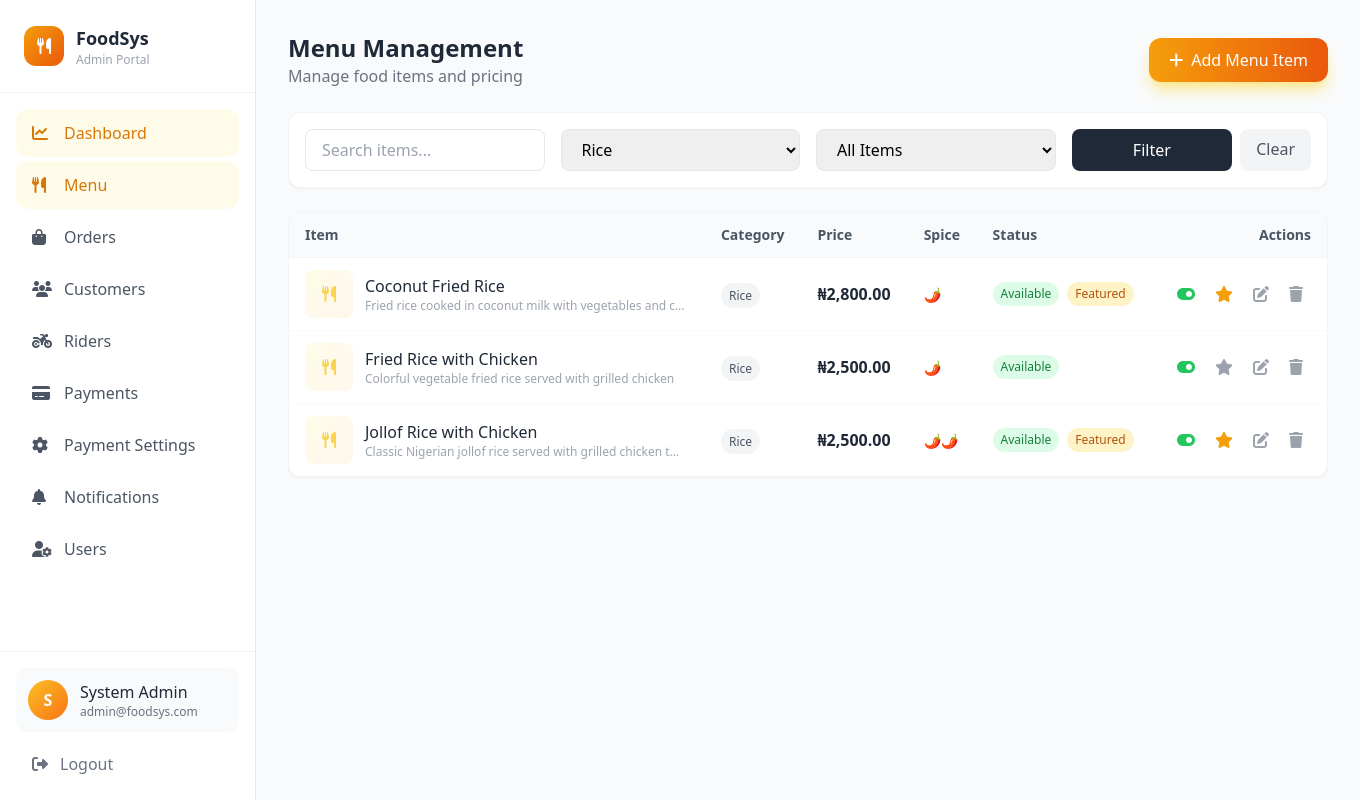
Page /admin/menu.php?category=Rice (signed in) on the committed database.
### tables this page shows
CREATE TABLE IF NOT EXISTS `menu_items` (
  `id` INT UNSIGNED NOT NULL AUTO_INCREMENT,
  `name` VARCHAR(200) NOT NULL,
  `description` TEXT DEFAULT NULL,
  `price` DECIMAL(10,2) NOT NULL,
  `category` VARCHAR(100) DEFAULT 'Main',
  `image_url` VARCHAR(500) DEFAULT NULL,
  `is_available` TINYINT(1) DEFAULT 1,
  `is_featured` TINYINT(1) DEFAULT 0,
  `preparation_time` INT UNSIGNED DEFAULT 30 COMMENT 'in minutes',
  `spice_level` ENUM('none', 'mild', 'medium', 'hot') DEFAULT 'medium',
  `tags` VARCHAR(500) DEFAULT NULL COMMENT 'comma-separated tags',
  `created_at` TIMESTAMP DEFAULT CURRENT_TIMESTAMP,
  `updated_at` TIMESTAMP DEFAULT CURRENT_TIMESTAMP ON UPDATE CURRENT_TIMESTAMP,
  PRIMARY KEY (`id`),
  KEY `idx_category` (`category`),
  KEY `idx_available` (`is_available`),
  KEY `idx_featured` (`is_featured`)
);

### config/config.php (called while the page is built, shortened)
<?php
spl_autoload_register(function ($class) {
    $file = CLASSES_PATH . '/' . $class . '.php';
});
require_once CLASSES_PATH . '/Database.php';
function formatCurrency($amount) {
    return DEFAULT_CURRENCY . number_format($amount, 2);
}

### classes/Database.php (called while the page is built, shortened)
<?php
class Database {
    private static $instance = null;
    private $connection;
    private function __construct() {
        try {
            $this->connection = new mysqli(
                DB_HOST,
                DB_USER,
                DB_PASS,
                DB_NAME
            );
            $this->connection->set_charset(DB_CHARSET);
        } catch (Exception $e) {
            throw new Exception("Database connection error: " . $e->getMessage());
        }
    }
    public static function getInstance() {
        if (self::$instance === null) {
            self::$instance = new self();
        }
        return self::$instance;
    }
    public function select($query, $params = []) {
        $stmt = $this->prepare($query, $params);
        $result = $stmt->get_result();
        $rows = [];
        while ($row = $result->fetch_assoc()) {
            $rows[] = $row;
        }
        return $rows;
    }
    private function prepare($query, $params = []) {
        $stmt = $this->connection->prepare($query);
        if (!empty($params)) {
            $types = '';
            $values = [];
            foreach ($params as $param) {
                if (is_int($param)) {
                    $types .= 'i';
                    $values[] = $param;
                } elseif (is_float($param)) {
                    $types .= 'd';
                    $values[] = $param;
                } elseif (is_null($param)) {
                    $types .= 's';
                    $values[] = null;
                } else {
                    $types .= 's';
                    $values[] = $param;
                }
            }
            if (!empty($types)) {
                array_unshift($values, $types);
                call_user_func_array([$stmt, 'bind_param'], $this->refValues($values));
            }
        }
        $result = $stmt->execute();
        return $stmt;
    }
    private function refValues($arr) {
        $refs = [];
        foreach ($arr as $key => $value) {
            $refs[$key] = &$arr[$key];
        }
        return $refs;
    }
}

### classes/MenuItem.php (called while the page is built, shortened)
<?php
class MenuItem {
    private $db;
    public function __construct() {
        $this->db = Database::getInstance();
    }
    public function getAll($filters = []) {
        $where = "WHERE 1=1";
        $params = [];
        if (!empty($filters['category'])) {
            $where .= " AND category = ?";
            $params[] = $filters['category'];
        }
        $orderBy = $filters['order_by'] ?? 'category ASC, name ASC';
        return $this->db->select(
            "SELECT * FROM menu_items $where ORDER BY $orderBy",
            $params
        );
    }
    public function getCategories() {
        $result = $this->db->select(
            "SELECT DISTINCT category FROM menu_items WHERE is_available = 1 ORDER BY category ASC"
        );
        return array_column($result, 'category');
    }
}

### admin/menu.php (the view, shortened to what this page needs)
<?php
require_once dirname(__DIR__) . '/config/config.php';
$menuItem = new MenuItem();
require_once INCLUDES_PATH . '/header.php';
$filters = [
    'category' => $_GET['category'] ?? '',
    'available' => isset($_GET['available']) ? $_GET['available'] === '1' : null,
    'search' => $_GET['search'] ?? '',
];
$menuItems = $menuItem->getAll($filters);
$categories = $menuItem->getCategories();
?>
<div class="flex flex-col md:flex-row md:items-center md:justify-between gap-4 mb-6">
    <div>
        <h1 class="text-2xl font-bold text-gray-800">Menu Management</h1>
        <p class="text-gray-500">Manage food items and pricing</p>
    </div>
    <button onclick="openNewItemModal()" class="inline-flex items-center gap-2 px-5 py-2.5 bg-gradient-to-r from-amber-500 to-orange-600 text-white font-medium rounded-xl hover:from-amber-600 hover:to-orange-700 transition-all shadow-lg shadow-amber-200">
        <i class="fas fa-plus"></i>
        <span>Add Menu Item</span>
    </button>
</div>
<div class="bg-white rounded-xl border border-gray-100 p-4 mb-6 shadow-sm">
    <form method="GET" action="" class="grid grid-cols-1 md:grid-cols-4 gap-4">
        <div>
            <input type="text" name="search" value="<?php echo htmlspecialchars($filters['search']); ?>" placeholder="Search items..." class="w-full px-4 py-2 border border-gray-200 rounded-lg focus:ring-2 focus:ring-amber-500 focus:border-amber-500">
        </div>
        <div>
            <select name="category" class="w-full px-4 py-2 border border-gray-200 rounded-lg focus:ring-2 focus:ring-amber-500 focus:border-amber-500">
                <?php foreach ($categories as $cat): ?>
                <option value="<?php echo htmlspecialchars($cat); ?>" <?php echo $filters['category'] === $cat ? 'selected' : ''; ?>><?php echo htmlspecialchars($cat); ?></option>
                <?php endforeach; ?>
            </select>
        </div>
        <div>
            <select name="available" class="w-full px-4 py-2 border border-gray-200 rounded-lg focus:ring-2 focus:ring-amber-500 focus:border-amber-500">
                <option value="">All Items</option>
            </select>
        </div>
        <div class="flex gap-2">
            <button type="submit" class="flex-1 px-4 py-2 bg-gray-800 text-white rounded-lg hover:bg-gray-700">Filter</button>
            <a href="menu.php" class="px-4 py-2 bg-gray-100 text-gray-600 rounded-lg hover:bg-gray-200">Clear</a>
        </div>
    </form>
</div>
<div class="bg-white rounded-xl border border-gray-100 shadow-sm overflow-hidden">
    <div class="hidden md:block overflow-x-auto">
        <table class="w-full">
            <thead class="bg-gray-50 border-b border-gray-100">
                <tr>
                    <th class="text-left px-4 py-3 text-sm font-semibold text-gray-600">Item</th>
                    <th class="text-left px-4 py-3 text-sm font-semibold text-gray-600">Category</th>
                    <th class="text-left px-4 py-3 text-sm font-semibold text-gray-600">Price</th>
                    <th class="text-left px-4 py-3 text-sm font-semibold text-gray-600">Spice</th>
                    <th class="text-left px-4 py-3 text-sm font-semibold text-gray-600">Status</th>
                    <th class="text-right px-4 py-3 text-sm font-semibold text-gray-600">Actions</th>
                </tr>
            </thead>
            <tbody class="divide-y divide-gray-50">
                <?php if (empty($menuItems)): ?>
                <tr>
                    <td colspan="6" class="px-4 py-12 text-center text-gray-400">
                        <i class="fas fa-utensils text-4xl mb-3"></i>
                        <p>No menu items found</p>
                    </td>
                </tr>
                <?php else: ?>
                    <?php foreach ($menuItems as $item): ?>
                    <tr class="hover:bg-gray-50">
                        <td class="px-4 py-3">
                            <div class="flex items-center gap-3">
                                <?php if (!empty($item['image_url'])): ?>
                                <img src="<?php echo htmlspecialchars($item['image_url']); ?>" alt="<?php echo htmlspecialchars($item['name']); ?>" class="w-12 h-12 rounded-lg object-cover">
                                <?php else: ?>
                                <div class="w-12 h-12 bg-gradient-to-br from-amber-50 to-orange-50 rounded-lg flex items-center justify-center">
                                    <i class="fas fa-utensils text-amber-300"></i>
                                </div>
                                <?php endif; ?>
                                <div>
                                    <p class="font-medium text-gray-800"><?php echo htmlspecialchars($item['name']); ?></p>
                                    <p class="text-xs text-gray-400 max-w-xs truncate"><?php echo htmlspecialchars($item['description'] ?? ''); ?></p>
                                </div>
                            </div>
                        </td>
                        <td class="px-4 py-3">
                            <span class="px-2 py-1 text-xs bg-gray-100 text-gray-600 rounded-full"><?php echo htmlspecialchars($item['category']); ?></span>
                        </td>
                        <td class="px-4 py-3">
                            <span class="font-semibold text-gray-800"><?php echo formatCurrency($item['price']); ?></span>
                        </td>
                        <td class="px-4 py-3">
                            <span class="text-sm" title="<?php echo ucfirst($item['spice_level']); ?>">
                                <?php
                                $spiceLabels = [
                                    'none' => '🚫',
                                    'mild' => '🌶️',
                                    'medium' => '🌶️🌶️',
                                    'hot' => '🌶️🌶️🌶️',
                                ];
                                echo $spiceLabels[$item['spice_level']] ?? '🌶️';
                                ?>
                            </span>
                        </td>
                        <td class="px-4 py-3">
                            <div class="flex items-center gap-2">
                                <?php if ($item['is_available']): ?>
                                <span class="px-2 py-1 text-xs bg-green-100 text-green-700 rounded-full">Available</span>
                                <?php else: ?>
                                <span class="px-2 py-1 text-xs bg-red-100 text-red-700 rounded-full">Unavailable</span>
                                <?php endif; ?>
                                <?php if ($item['is_featured']): ?>
                                <span class="px-2 py-1 text-xs bg-amber-100 text-amber-700 rounded-full">Featured</span>
                                <?php endif; ?>
                            </div>
                        </td>
                        <td class="px-4 py-3">
                            <div class="flex items-center justify-end gap-1">
                                <button onclick="toggleAvailable(<?php echo $item['id']; ?>)" class="p-2 text-gray-400 hover:text-green-600 hover:bg-green-50 rounded-lg" title="<?php echo $item['is_available'] ? 'Mark unavailable' : 'Mark available'; ?>">
                                    <i class="fas <?php echo $item['is_available'] ? 'fa-toggle-on text-green-500' : 'fa-toggle-off text-gray-300'; ?>"></i>
                                </button>
                                <button onclick="toggleFeatured(<?php echo $item['id']; ?>)" class="p-2 text-gray-400 hover:text-amber-600 hover:bg-amber-50 rounded-lg" title="Toggle featured">
                                    <i class="fas fa-star <?php echo $item['is_featured'] ? 'text-amber-500' : ''; ?>"></i>
                                </button>
                                <button onclick="editItem(<?php echo $item['id']; ?>)" class="p-2 text-gray-400 hover:text-blue-600 hover:bg-blue-50 rounded-lg" title="Edit">
                                    <i class="fas fa-edit"></i>
                                </button>
                                <button onclick="deleteItem(<?php echo $item['id']; ?>, '<?php echo htmlspecialchars($item['name'], ENT_QUOTES); ?>')" class="p-2 text-gray-400 hover:text-red-600 hover:bg-red-50 rounded-lg" title="Delete">
                                    <i class="fas fa-trash"></i>
                                </button>
                            </div>
                        </td>
                    </tr>
                    <?php endforeach; ?>
                <?php endif; ?>
            </tbody>
        </table>
    </div>
</div>
<?php require_once INCLUDES_PATH . '/footer.php'; ?>

### rows in the picture
menu_items: name "Coconut Fried Rice", description "Fried rice cooked in coconut milk with vegetables and c…", category "Rice", price "₦2,800.00", spice_level "🌶️", is_available "Available", is_featured "Featured"
menu_items: name "Fried Rice with Chicken", description "Colorful vegetable fried rice served with grilled chicken", category "Rice", price "₦2,500.00", spice_level "🌶️", is_available "Available", is_featured 0 (drawn)
menu_items: name "Jollof Rice with Chicken", description "Classic Nigerian jollof rice served with grilled chicken t…", category "Rice", price "₦2,500.00", spice_level "🌶️🌶️", is_available "Available", is_featured "Featured"

### other values in the picture
SITE_NAME "FoodSys"
$user['role'] "Admin"
$item['name'] "Dashboard"
$item['name'] "Menu"
$item['name'] "Orders"
$item['name'] "Customers"
$item['name'] "Riders"
$item['name'] "Payments"
$item['name'] "Payment Settings"
$item['name'] "Notifications"
$item['name'] "Users"
substr($user['name'], 0, 1) "S"
$user['name'] "System Admin"
$user['email'] "admin@foodsys.com"
form field category "Rice"
